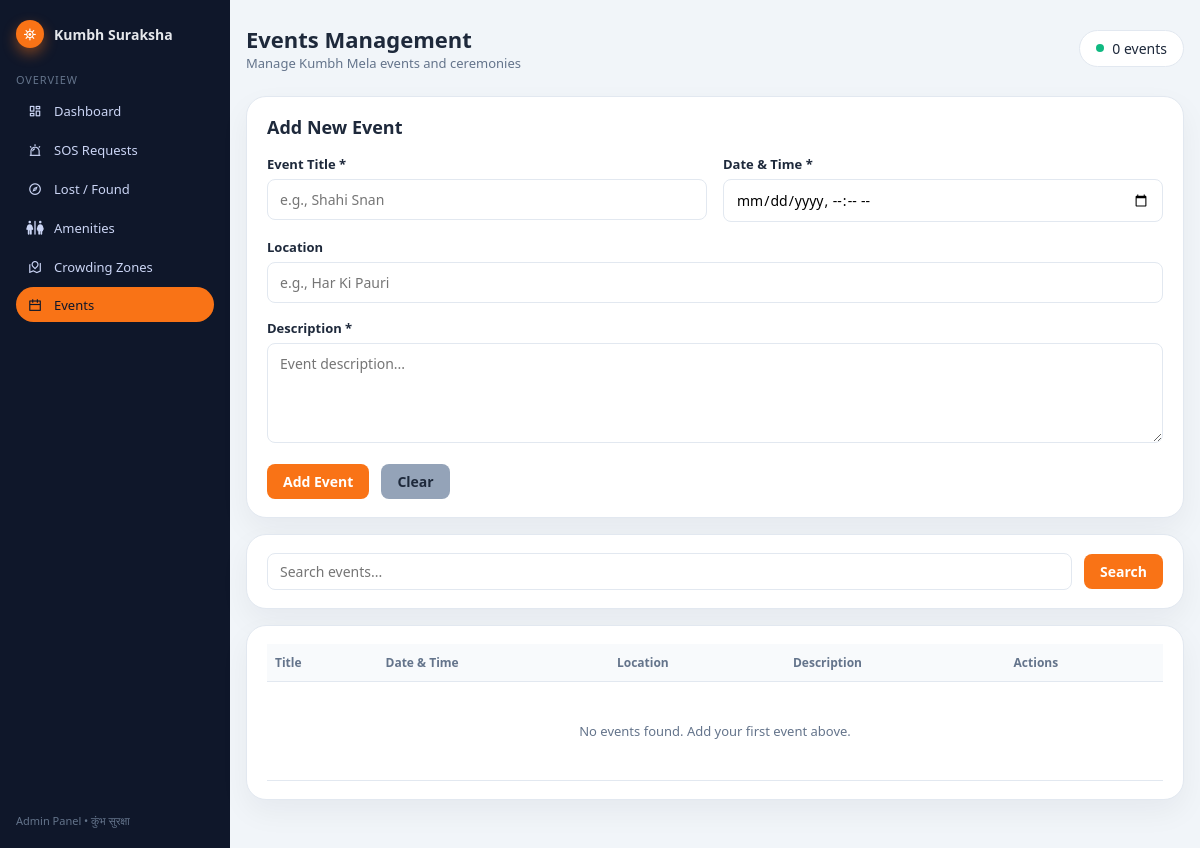
The page /dashboard/events/ (signed in) on the database as committed earlier.
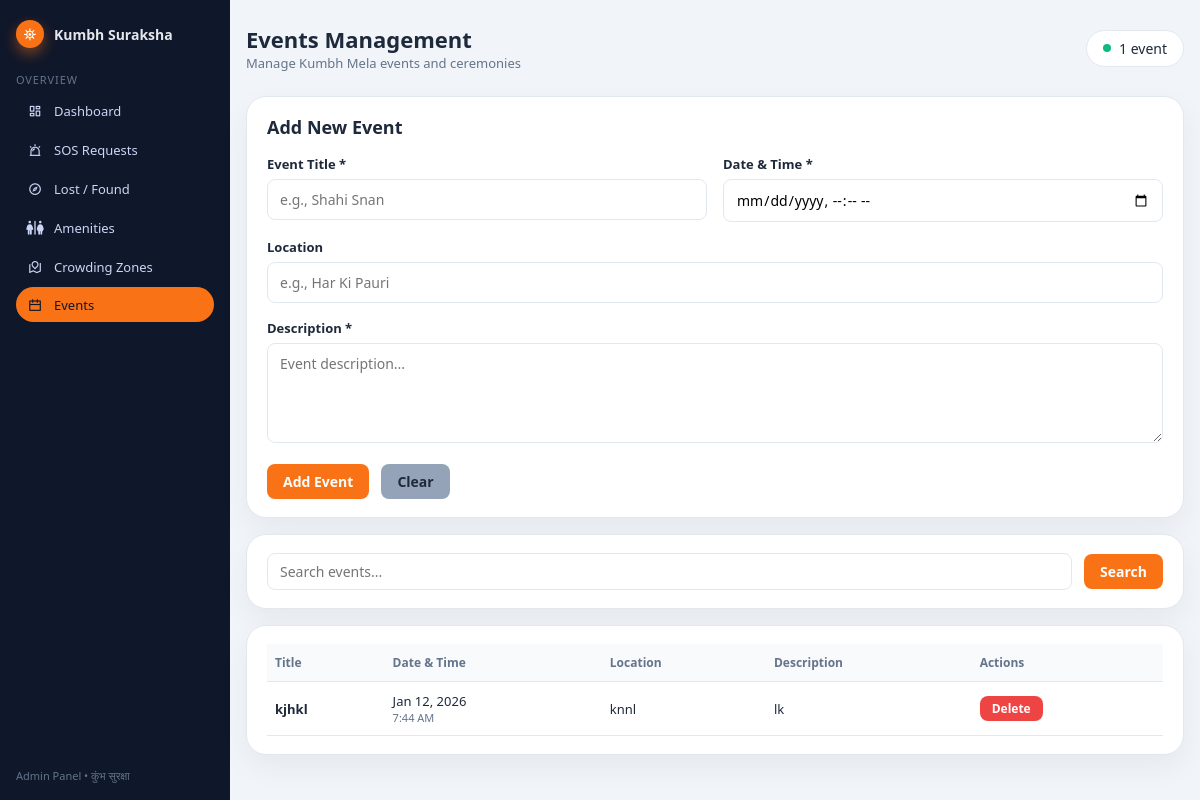
The same page on the database as committed later.
### kumbh/models.py (models this page shows, shortened)
class Event(models.Model):
    title = models.CharField(max_length=255, help_text="Event title")
    description = models.TextField(help_text="Event description")
    event_date = models.DateTimeField(help_text="Date and time of the event")
    location = models.CharField(max_length=255, blank=True, null=True, help_text="Event location")
    is_active = models.BooleanField(default=True, help_text="Whether the event is active")
    created_at = models.DateTimeField(auto_now_add=True)
    updated_at = models.DateTimeField(auto_now=True)
    class Meta:
        db_table = 'events'
        ordering = ['event_date']
        verbose_name = 'Event'
        verbose_name_plural = 'Events'

### kumbh/views.py (the view, shortened to what this page needs)
# urls.py: path("dashboard/events/", admin_events_view, name="admin_events"),
@login_required(login_url="kumbh:admin_login")
@user_passes_test(_is_staff, login_url="kumbh:admin_login")
def admin_events_view(request):
    events = Event.objects.filter(is_active=True).order_by('event_date')
    delete_id = request.GET.get('delete')
    search_query = request.GET.get('search', '')
    if search_query:
        events = events.filter(
            Q(title__icontains=search_query) |
            Q(description__icontains=search_query) |
            Q(location__icontains=search_query)
        )
    context = {
        'events': events,
        'search_query': search_query,
    }
    return render(request, "admin_events.html", context)

### kumbh/views.py (called while the page is built)
def _is_staff(user):
    return user.is_staff

### templates/admin_events.html (shortened to what the changed rows need)
<!DOCTYPE html>
<html lang="en">
<head>
  <link
    rel="stylesheet"
    href="https://cdn.jsdelivr.net/npm/remixicon@4.3.0/fonts/remixicon.css"
  />
  <link
    rel="stylesheet"
    href="https://cdnjs.cloudflare.com/ajax/libs/font-awesome/6.5.1/css/all.min.css"
  />
</head>
<body>
  <div class="layout">
    <div class="shell">
      <header class="topbar">
        <div class="pill" style="display: flex; align-items: center; gap: 8px; padding: 8px 16px; background: white; border: 1px solid var(--border-soft); border-radius: 999px; font-size: 14px;">
          <span style="width: 8px; height: 8px; border-radius: 999px; background: var(--emerald);"></span>
          <span>{{ events|length }} event{{ events|length|pluralize }}</span>
        </div>
      </header>
      <section class="card">
        <table>
          <thead>
            <tr>
              <th>Title</th>
              <th>Date & Time</th>
              <th>Location</th>
              <th>Description</th>
              <th>Actions</th>
            </tr>
          </thead>
          <tbody>
            {% if events %}
              {% for event in events %}
              <tr>
                <td style="font-weight: 600;">{{ event.title }}</td>
                <td>
                  <div>{{ event.event_date|date:"M d, Y" }}</div>
                  <div style="font-size: 11px; color: var(--text-medium);">{{ event.event_date|time:"g:i A" }}</div>
                </td>
                <td>{{ event.location|default:"—" }}</td>
                <td style="max-width: 300px; overflow: hidden; text-overflow: ellipsis; white-space: nowrap;">{{ event.description|truncatewords:15 }}</td>
                <td>
                  <a href="?delete={{ event.id }}" class="btn btn-danger" style="padding: 4px 12px; font-size: 12px;" onclick="return confirm('Are you sure you want to delete this event?')">Delete</a>
                </td>
              </tr>
              {% endfor %}
            {% else %}
              <tr>
                <td colspan="5" style="text-align: center; padding: 40px; color: var(--text-medium);">
                  No events found. Add your first event above.
                </td>
              </tr>
            {% endif %}
          </tbody>
        </table>
      </section>
    </div>
  </div>
</body>
</html>

Rows that differ between the two databases and show on the page:
added Event: title "kjhkl", event_date "Jan 12, 2026", event_date "7:44 AM", location "knnl", description "lk"
Other text that changed with them:
{{ events|length }}: "0" → "1"
text no longer shown: "No events found. Add your first event above."
